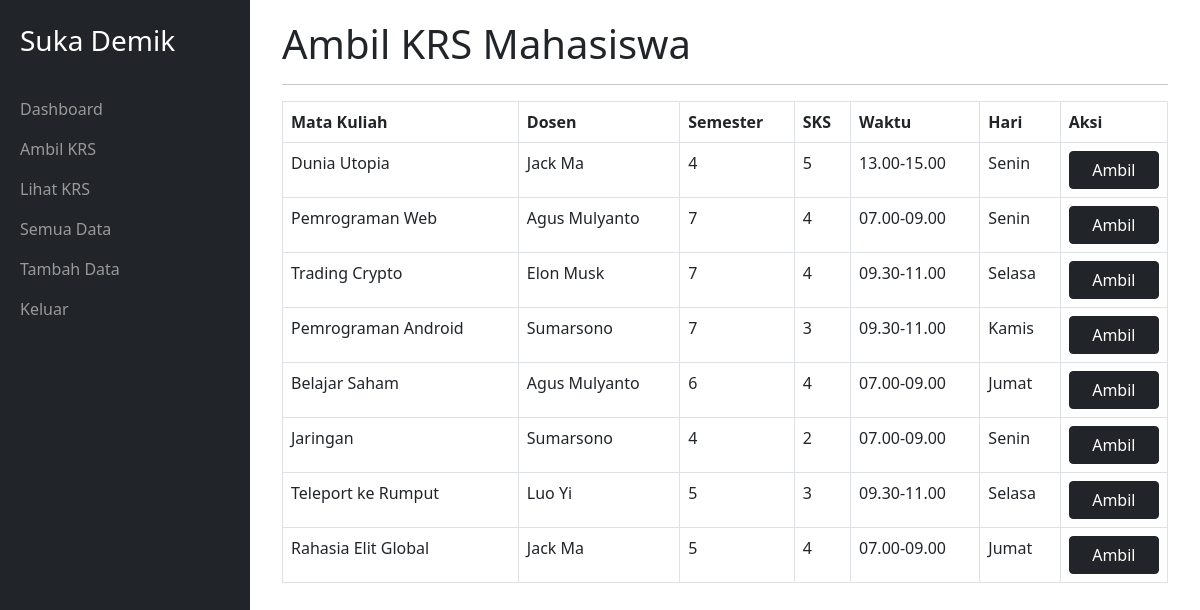
The page /ambil.php (signed in) on the database its author committed.
### tables this page shows
CREATE TABLE `matkul` (
  `idm` bigint(11) NOT NULL,
  `nid` bigint(20) NOT NULL,
  `idw` bigint(20) NOT NULL,
  `nama_mk` varchar(50) NOT NULL,
  `semester` int(11) NOT NULL,
  `sks` int(11) NOT NULL
);

CREATE TABLE `dosen` (
  `nid` bigint(20) NOT NULL,
  `nama_dsn` varchar(50) NOT NULL,
  `jenkel` varchar(10) NOT NULL
);

CREATE TABLE `waktu` (
  `idw` bigint(20) NOT NULL,
  `waktu` varchar(50) NOT NULL,
  `hari` varchar(50) NOT NULL,
  `ruangan` varchar(50) NOT NULL
);

### ambil.php (the view, shortened to what this page needs)
<?php
include 'include/header.php';
$result = mysqli_query($mysqli, "SELECT
*
FROM matkul
LEFT JOIN dosen
ON matkul.nid = dosen.nid
LEFT JOIN waktu
ON matkul.idw = waktu.idw");
?>
<div id="page-content-wrapper">
    <div class="container-fluid">
        <div class="row">
            <div class="col-lg-12">
                <h1>Ambil KRS Mahasiswa</h1>
                <hr>
                <table class="table table-bordered" cellspacing="0" width="100%">
                    <thead>
                        <tr>
                            <th>Mata Kuliah</th>
                            <th>Dosen</th>
                            <th>Semester</th>
                            <th>SKS</th>
                            <th>Waktu</th>
                            <th>Hari</th>
                            <th>Aksi</th>
                        </tr>
                    </thead>
                    <tbody>
                        <?php
                        if ($result->num_rows > 0) {
                            while ($row = $result->fetch_assoc()) {
                                echo "
                                <tr>
                            <td>" . $row['nama_mk'] . "</td>
                            <td>" . $row['nama_dsn'] . "</td>
                            <td>" . $row['semester'] . "</td>
                            <td>" . $row['sks'] . "</td>
                            <td>" . $row['waktu'] . "</td>
                            <td>" . $row['hari'] . "</td>
                            <td><input type='submit' type='button' class='btn btn-dark w-100' value='Ambil' /></td>
                        </tr>";
                            }
                        } else {
                            echo "0 results";
                        }
                        ?>
                    </tbody>
                </table>
            </div>
        </div>
    </div>
</div>
<?php
include 'include/footer.php';
?>

### include/header.php (shortened to what this page needs)
<!doctype html>
<html lang="en">
<head>
  <link href="https://cdn.jsdelivr.net/npm/bootstrap@5.0.2/dist/css/bootstrap.min.css" rel="stylesheet">
  <link href="css/side.css" rel="stylesheet">
</head>
<body>
  <div id="wrapper">
    <div id="sidebar-wrapper">
      <ul class="sidebar-nav">
        <br>
        <li class="sidebar-brand">
          <a href="dashboard.php">
            <h3 class="text-white">Suka Demik</h3>
          </a>
        </li>
        <li>
          <a href="dashboard.php">Dashboard</a>
        </li>
        <li>
          <a href="ambil.php">Ambil KRS</a>
        </li>
        <li>
          <a href="krsku.php">Lihat KRS</a>
        </li>
        <li>
          <a href="data.php">Semua Data</a>
        </li>
        <li>
          <a href="tambah.php">Tambah Data</a>
        </li>
        <li>
          <a href="logout.php">Keluar</a>
        </li>
      </ul>
    </div>

### include/footer.php (shortened to what this page needs)
</div>
</body>
</html>

### css/side.css (style rules this page uses)
body { overflow-x: hidden; }
#wrapper { padding-left: 0; -webkit-transition: all 0.5s ease; -moz-transition: all 0.5s ease; -o-transition: all 0.5s ease; transition: all 0.5s ease; }
#sidebar-wrapper { z-index: 1000; position: fixed; left: 250px; width: 0; height: 100%; margin-left: -250px; overflow-y: auto; background: #212529; -webkit-transition: all 0.5s ease; -moz-transition: all 0.5s ease; -o-transition: all 0.5s ease; transition: all 0.5s ease; }
#page-content-wrapper { width: 100%; position: absolute; padding: 15px; }
.sidebar-nav { position: absolute; top: 0; width: 250px; margin: 0; padding: 0; list-style: none; }
.sidebar-nav li { text-indent: 20px; line-height: 40px; }
.sidebar-nav li a { display: block; text-decoration: none; color: #999999; }
.sidebar-nav > .sidebar-brand { height: 65px; font-size: 18px; }
.sidebar-nav > .sidebar-brand a { color: #999999; }
@media (min-width:768px) { #wrapper { padding-left: 250px; } }
@media (min-width:768px) { #sidebar-wrapper { width: 250px; } }
@media (min-width:768px) { #page-content-wrapper { padding: 20px; position: relative; } }

### rows shown on the page
matkul: nama_mk "Dunia Utopia", nid.nama_dsn "Jack Ma", semester "4", sks "5", idw.waktu "13.00-15.00", idw.hari "Senin"
matkul: nama_mk "Pemrograman Web", nid.nama_dsn "Agus Mulyanto", semester "7", sks "4", idw.waktu "07.00-09.00", idw.hari "Senin"
matkul: nama_mk "Trading Crypto", nid.nama_dsn "Elon Musk", semester "7", sks "4", idw.waktu "09.30-11.00", idw.hari "Selasa"
matkul: nama_mk "Pemrograman Android", nid.nama_dsn "Sumarsono", semester "7", sks "3", idw.waktu "09.30-11.00", idw.hari "Kamis"
matkul: nama_mk "Belajar Saham", nid.nama_dsn "Agus Mulyanto", semester "6", sks "4", idw.waktu "07.00-09.00", idw.hari "Jumat"
matkul: nama_mk "Jaringan", nid.nama_dsn "Sumarsono", semester "4", sks "2", idw.waktu "07.00-09.00", idw.hari "Senin"
matkul: nama_mk "Teleport ke Rumput", nid.nama_dsn "Luo Yi", semester "5", sks "3", idw.waktu "09.30-11.00", idw.hari "Selasa"
matkul: nama_mk "Rahasia Elit Global", nid.nama_dsn "Jack Ma", semester "5", sks "4", idw.waktu "07.00-09.00", idw.hari "Jumat"
